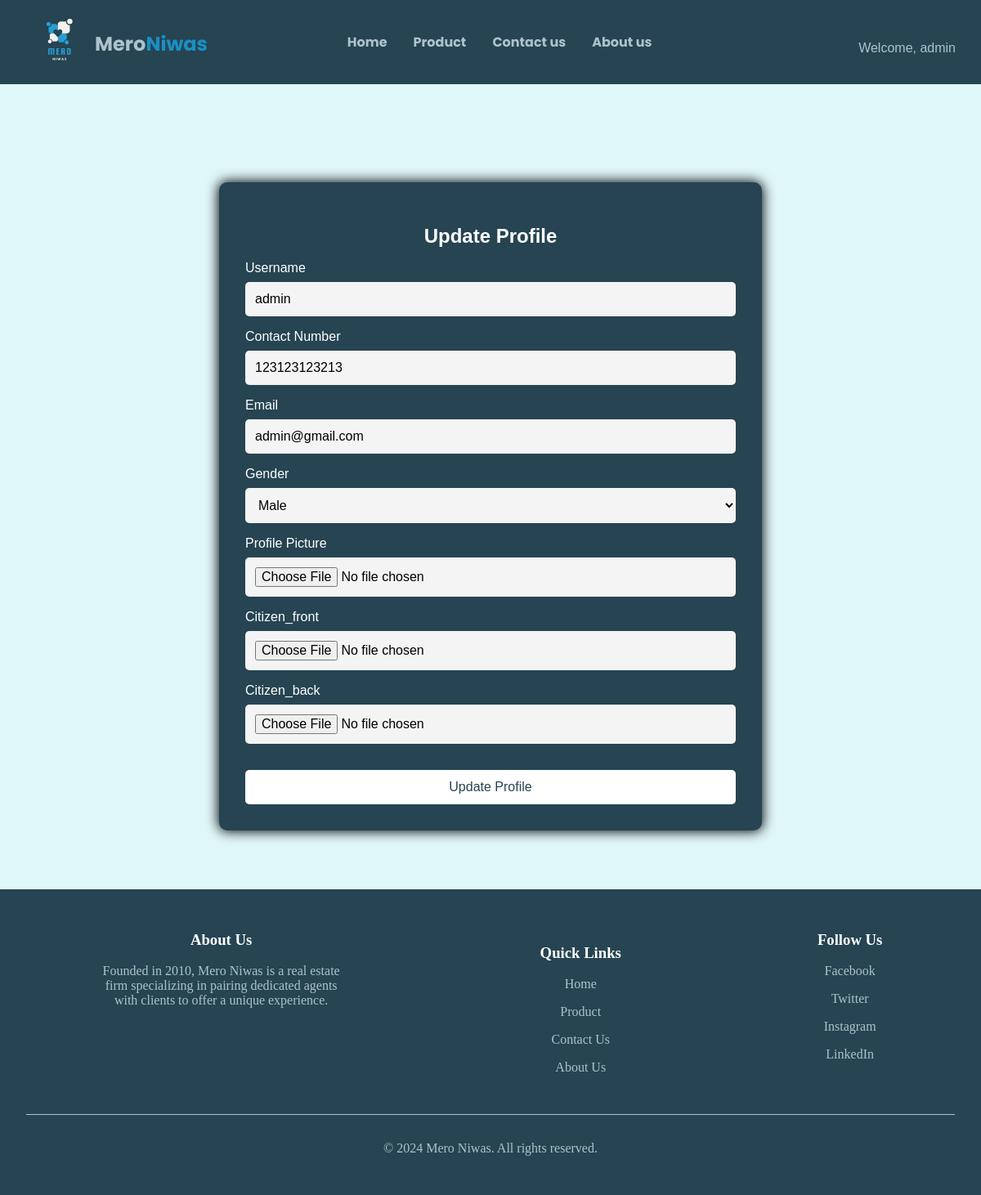
The app's page /Profile/update/ (signed in) with its own data.
### home/models.py (models this page shows, shortened)
class UserProfile(models.Model):
    user = models.CharField(max_length=255, null=False)
    contact_number = models.CharField(max_length=15, null=False)
    email = models.EmailField(max_length=254, null=False)
    gender = models.CharField(max_length=10, null=False)
    profile_picture = models.ImageField(upload_to='static/uploadProfile', blank=True, null=True)
    Citizen_front = models.ImageField(upload_to='static/UploadCitizen', blank=True, null=True)
    Citizen_back = models.ImageField(upload_to='static/UploadCitizen', blank=True, null=True)
    accountType = models.CharField(max_length=10, null=False)

### home/views.py (the view)
# urls.py: path('Profile/update/', views.update_profile, name='update_profile'),
@login_required
def update_profile(request):
    user = request.user
    user_profile = UserProfile.objects.get(user=user)
    print(user.username)
    if request.method == 'POST':
        username = request.POST.get('username')
        contactnumber = request.POST.get('contactnumber')
        email = request.POST.get('email')
        gender = request.POST.get('gender')
        profile_picture = request.FILES.get('profile-picture')
        Citizen_front = request.FILES.get('Citizen_front')
        Citizen_back = request.FILES.get('Citizen_back')
        user.username = username
        user.email = email
        user_profile.user = username
        user_profile.contact_number = contactnumber
        user_profile.email = email
        user_profile.gender = gender
        if profile_picture:
            user_profile.profile_picture = profile_picture
        if Citizen_front and user_profile.accountType == 'broker':
            user_profile.Citizen_front = Citizen_front
        if Citizen_back and user_profile.accountType == 'broker':
            user_profile.Citizen_back = Citizen_back
        user.save()
        user_profile.save()
        return redirect('profile')  # Redirect to a success page or profile view
    else:
        context = {
            'user_profile': user_profile,
        }
        return render(request, 'home/updateprofile.html', context)

### home/templates/home/updateprofile.html (shortened to what this page needs)
{% extends 'layout.html' %}
{% load static %}
{% block main_content %}
<link rel="stylesheet" href="{% static 'css/registerRegular.css' %}">
<main>
    <div class="container">
        <h2>Update Profile</h2>
        <form id="update-profile-form" enctype="multipart/form-data" method="POST">
            <label for="username">Username</label>
            <input type="text" id="username" name="username" value="{{ user_profile.user }}" required />
            <label for="contactnumber">Contact Number</label>
            <input type="text" id="contactnumber" name="contactnumber" value="{{ user_profile.contact_number }}" required />
            <label for="email">Email</label>
            <input type="email" id="email" name="email" value="{{ user_profile.email }}" required />
            <label for="gender">Gender</label>
            <select id="gender" name="gender" required>
                <option value="male" {% if user_profile.gender == 'male' %}selected{% endif %}>Male</option>
            </select>
            <label for="profile-picture">Profile Picture </label>
            <input type="file" id="profile-picture" name="profile-picture" accept="image/*" value="{{ user_profile.profile_picture }}"/>
            {% if user_profile.accountType == 'broker' %}
            <label for="Citizen_front-picture">Citizen_front </label>
            <input type="file" id="profile-Citizen_front" name="Citizen_front-picture" accept="image/*" value="{{ user_profile.Citizen_front }}"/>
            <label for="Citizen_front-picture">Citizen_back</label>
            <input type="file" id="Citizen_front-picture" name="profile-Citizen_front" accept="image/*" value="{{ user_profile.Citizen_back }}"/>
            {% endif %}
            <button type="submit">Update Profile</button>
        </form>
    </div>
</main>
{% endblock %}

### templates/layout.html (shortened to what this page needs)
{% load static %}
<!DOCTYPE html>
<html lang="en">
  <head>
    <link rel="stylesheet" href="{% static 'css/style.css'%}" />
  </head>
  <body>
    <header>
      <nav class="navbar">
        <div class="logo">
          <a href="{% url 'home' %}">
            <img src="{% static 'Assets/logo.png'%}" alt="Error loading" />
            <h2 id="ttxt">Mero</h2>
            <h2 id="txt">Niwas</h2>
          </a>
        </div>
        <div class="naav">
          <div class="nav">
            <h4 class="nav-item"><a href="{% url 'home' %}">Home</a></h4>
            <h4 class="nav-item"><a href="{% url 'show_product' %}">Product</a></h4>
            <h4 class="nav-item">
              <a href="{% url 'ContactUs' %}">Contact us</a>
            </h4>
            <h4 class="nav-item"><a href="{% url 'about_us' %}">About us</a></h4>
          </div>
          {% if user.is_authenticated %}
              <div class="user-info">
                  <div class="dropdown">
                    <button class="dropdown-toggle">Welcome, {{ user.username }}</button>
                </div>
              </div>
          {% endif %}
        </div>
      </nav>
    </header>
    <div class="main">
      {% block main_content %} {% endblock %}
    </div>
    <footer>
      <div class="footer-content">
        <div class="footer-section about">
          <h3>About Us</h3>
          <p>
            Founded in 2010, Mero Niwas is a real estate firm specializing in
            pairing dedicated agents with clients to offer a unique experience.
          </p>
        </div>
        <div class="footer-section links">
          <h3>Quick Links</h3>
          <ul>
            <li><a href="#">Home</a></li>
            <li><a href="{% url 'show_product' %}">Product</a></li>
            <li><a href="{% url 'ContactUs'%}">Contact Us</a></li>
            <li><a href="{% url 'about_us' %}">About Us</a></li>
          </ul>
        </div>
        <div class="footer-section social">
          <h3>Follow Us</h3>
          <ul>
            <li><a href="#">Facebook</a></li>
            <li><a href="#">Twitter</a></li>
            <li><a href="#">Instagram</a></li>
            <li><a href="#">LinkedIn</a></li>
          </ul>
        </div>
      </div>
      <div class="footer-bottom">
        <p>&copy; 2024 Mero Niwas. All rights reserved.</p>
      </div>
    </footer>
  </body>
</html>

### static/css/style.css (style rules this page uses)
body { padding: 0; margin: 0; background-color: #e0f7fa; }
.navbar { display: flex; box-sizing: border-box; justify-content: space-between; font-family: "Poppins", sans-serif; background-color: #264452; border: 2px solid 264452; padding: 2vh; box-shadow: 0px 0px 15px 1px rgba(0, 0, 0, 0.75); -webkit-box-shadow: 0px 0px 15px 1px rgba(0, 0, 0, 0.75); -moz-box-shadow: 0px 0px 15px 1px rgba(0, 0, 0, 0.75); }
.logo, .nav, .log { display: flex; align-items: center; }
.logo { margin-left: 2vw; }
.naav { display: flex; justify-content: center; width: 65%; justify-content: space-between; text-align: center; left: 35%; }
.nav { gap: 2em; }
.logo a img { width: 4em; height: 4em; }
.logo a h2 { margin-left: 1vw; color: #aec2cb; }
.logo a { display: flex; text-decoration: none; }
#txt { color: #1b8fc3; margin-left: 0px; }
.nav h4 a { color: #aec2cb; text-decoration: none; }
.user-info { display: flex; align-items: center; justify-content: center; }
.dropdown { position: relative; display: inline-block; }
.dropdown-toggle { color: #aec2cb; padding: 10px 15px; font-size: 16px; border: none; cursor: pointer; background:none; }
footer { background-color: #264452; color: #aec2cb; padding: 2em; text-align: center; }
.footer-content { display: flex; justify-content: center; margin-bottom: 2em; gap: 20vw; }
.footer-section { max-width: 300px; }
.footer-section h3 { color: #ffffff; }
.footer-section ul { list-style: none; padding: 0; }
.footer-section ul li { margin: 1em 0; }
.footer-section ul li a { color: #aec2cb; text-decoration: none; }
.footer-bottom { border-top: 1px solid #aec2cb; padding-top: 1em; }

### static/css/registerregular.css (style rules this page uses)
main { font-family: Arial, sans-serif; background-color: #e0f7fa; display: flex; justify-content: center; align-items: center; margin: 0; }
.container { background-color: #264452; padding: 2rem; margin: 6vw; border-radius: 10px; box-shadow: 0 4px 8px rgba(0, 0, 0, 0.1); width: 100%; max-width: 600px; text-align: center; top: 50vh; margin-top: 15vh; box-shadow: 0px 0px 15px 1px rgba(0, 0, 0, 1.75); -webkit-box-shadow: 0px 0px 15px 1px rgba(0, 0, 0, 1.75); -moz-box-shadow: 0px 0px 15px 1px rgba(0, 0, 0, 1.75); }
h2 { color: #ffffff; margin-bottom: 1rem; font-size: 1.5rem; }
form { display: flex; flex-direction: column; }
label { color: #ffffff; margin-bottom: 0.5rem; text-align: left; font-size: 1rem; display: block; }
input, select { padding: 0.75rem; margin-bottom: 1rem; border: none; border-radius: 5px; background-color: #f4f4f4; font-size: 1rem; }
select { width: 100%; }
button { padding: 0.75rem; border: none; border-radius: 5px; background-color: #ffffff; color: #264452; font-size: 1rem; cursor: pointer; margin-top: 1rem; }
.links { margin-top: 1rem; }
.links a { color: #ffffff; text-decoration: none; }

### records on screen
UserProfile: username "admin", contactnumber "123123123213", email "admin@gmail.com"

### other values on screen
{{ user.username }} "admin"
